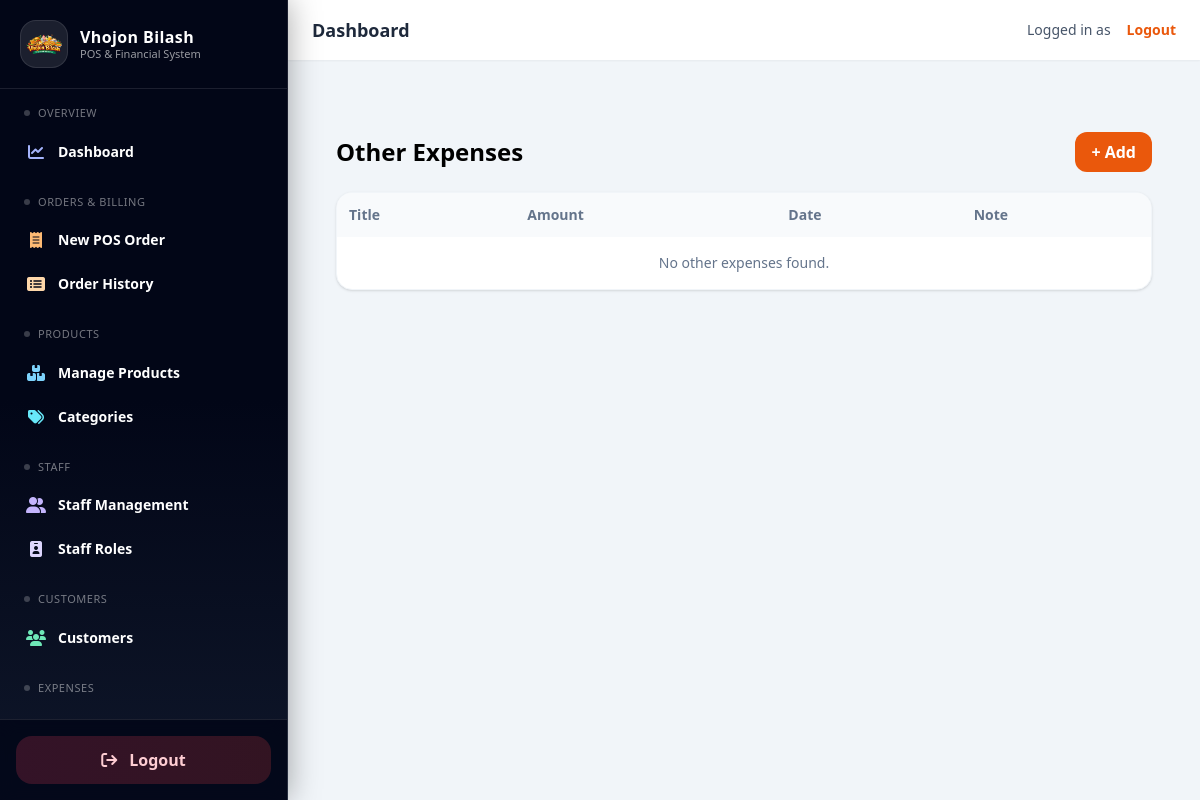
/expenses/other/, run on an earlier commit of the app's database.
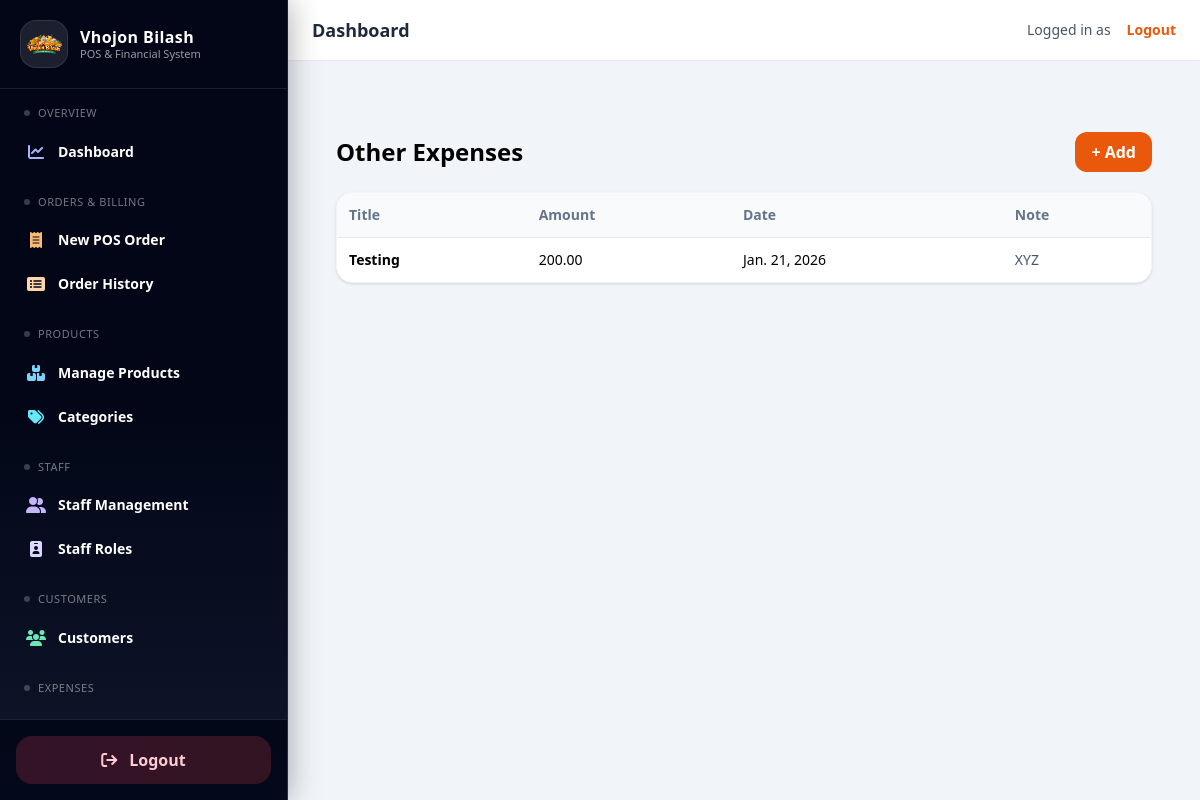
And on a later commit of the database.
### expenses/models.py (models this page shows, shortened)
class OtherExpense(models.Model):
    title = models.CharField(max_length=150)
    amount = models.DecimalField(max_digits=12, decimal_places=2)
    expense_date = models.DateField(default=timezone.now)
    note = models.CharField(max_length=255, blank=True)

### expenses/views.py (the view)
# urls.py: path("other/", views.OtherExpenseListView.as_view(), name="other_list"),
class OtherExpenseListView(ListView):
    model = OtherExpense
    template_name = "expenses/other_list.html"
    context_object_name = "items"
    paginate_by = 10
    ordering = ["-expense_date", "-id"]

### expenses/templates/expenses/other_list.html
{% extends "base.html" %}
{% block content %}
<div class="max-w-6xl mx-auto p-6">
  <div class="flex items-center justify-between mb-5">
    <h1 class="text-2xl font-semibold">Other Expenses</h1>
    <a href="{% url 'expenses:other_create' %}"
       class="px-4 py-2 rounded-xl bg-orange-600 text-white font-semibold">
      + Add
    </a>
  </div>
  <div class="bg-white rounded-2xl border border-slate-100 shadow overflow-x-auto">
    <table class="w-full text-sm">
      <thead class="text-slate-500 bg-slate-50">
        <tr>
          <th class="text-left p-3">Title</th>
          <th class="text-left p-3">Amount</th>
          <th class="text-left p-3">Date</th>
          <th class="text-left p-3">Note</th>
        </tr>
      </thead>
      <tbody>
        {% for x in items %}
        <tr class="border-t hover:bg-slate-50">
          <td class="p-3 font-semibold">{{ x.title }}</td>
          <td class="p-3">{{ x.amount }}</td>
          <td class="p-3">{{ x.expense_date }}</td>
          <td class="p-3 text-slate-600">{{ x.note|default:"—" }}</td>
        </tr>
        {% empty %}
        <tr>
          <td class="p-4 text-slate-500 text-center" colspan="4">
            No other expenses found.
          </td>
        </tr>
        {% endfor %}
      </tbody>
    </table>
  </div>
</div>
{% endblock %}

What changed in the data, as far as the page shows it:
added OtherExpense: title "Testing", amount "200.00", expense_date "Jan. 21, 2026", note "XYZ"
Also different on the page:
text no longer shown: "No other expenses found."
